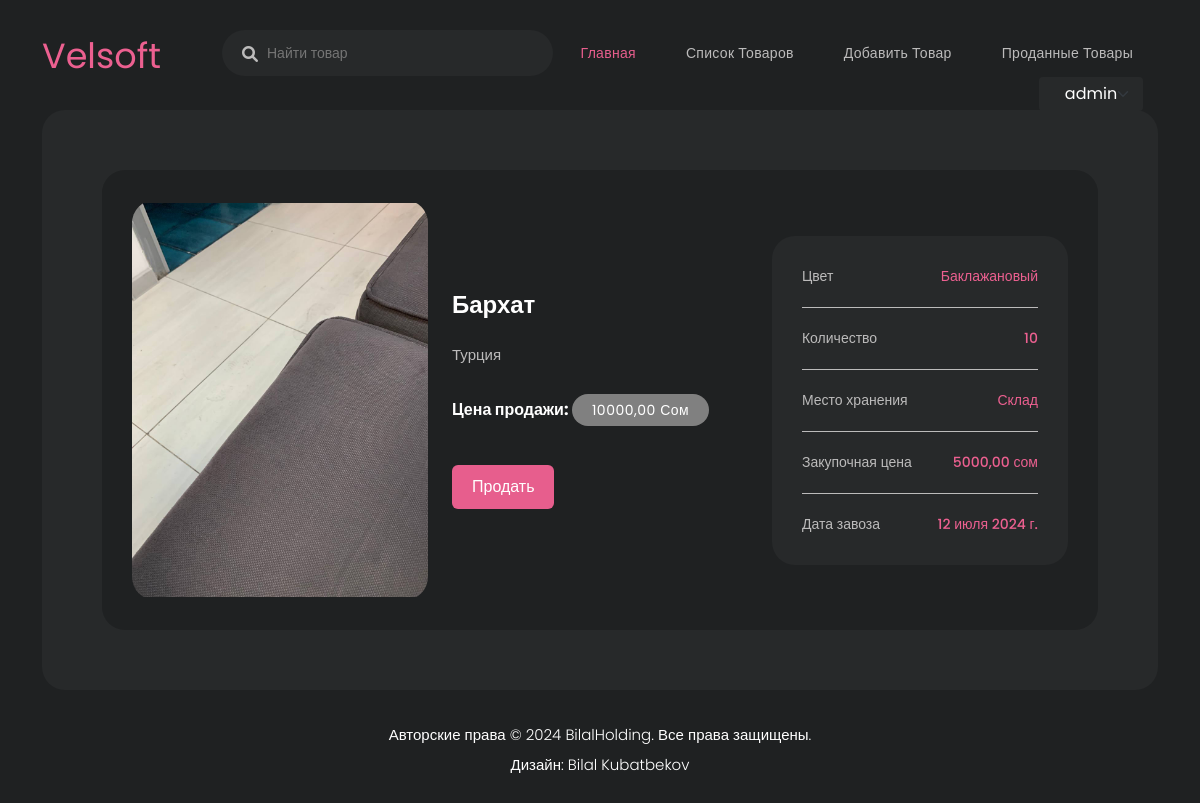
Page /product_detail/17/ (signed in) on the earlier database version.
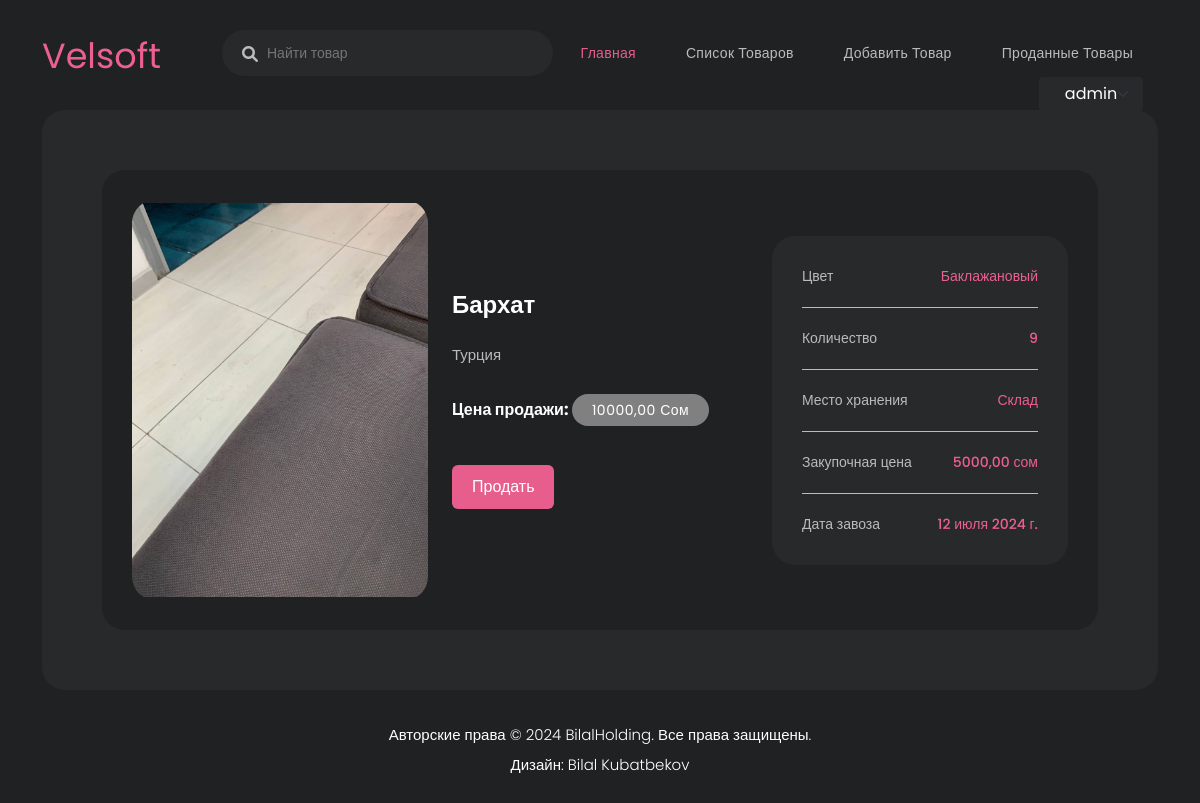
Same page on the later database version.
### product/models.py (models this page shows, shortened)
class Product(models.Model):
    title = models.CharField(
        max_length=223,
        verbose_name='Название товара'
    )
    color = models.CharField(
        max_length=223,
        verbose_name='Цвет товара'
    )
    image = models.ImageField(
        upload_to='media/product_cover',
        verbose_name='Фото товара',
        blank=True,
        null=True,
        default='media/product_cover/default_photo.jpeg'
    )
    description = models.TextField(
        verbose_name='Описание товара',
        blank=True,
        null=True,
        help_text='Не обязательно'
    )
    quantity = models.PositiveSmallIntegerField(
        verbose_name='Количество товара'
    )
    purchase_price = models.DecimalField(
        max_digits=12,
        decimal_places=2,
        default=0.00,
        verbose_name='Закупочная цена товара (в количестве 1-ой штуки)'
    )
    storage_location = models.ForeignKey(
        StorageLocation,
        on_delete=models.PROTECT,
        verbose_name='Место хранения товара'
    )
    sale_price = models.DecimalField(
        max_digits=12,
        decimal_places=2,
        default=0.00,
        verbose_name='Цена продажи товара (в количестве 1-ой штуки)'
    )
    delivery_date = models.DateField(
        verbose_name='Дата завоза товара'
    )
    created_date = models.DateField(
        auto_now_add=True,
        verbose_name='Дата создания объекта'
    )
    class Meta:
        verbose_name = 'Товар'
        verbose_name_plural = 'Товары'

class StorageLocation(models.Model):
    title = models.CharField(
        max_length=223,
        verbose_name='Название'
    )
    def __str__(self):
        return self.title
    class Meta:
        verbose_name = 'Место хранения товара'
        verbose_name_plural = 'Место хранения товаров'

### product/views.py (the view)
# urls.py: path('product_detail/<int:pk>/', views.product_detail_view, name='detail'),
def product_detail_view(request, pk):
    product = get_object_or_404(Product, pk=pk)
    if request.method == 'POST':
        form = SoldProductForm(request.POST)
        if form.is_valid():
            sold_product_quantity = form.cleaned_data['quantity']
            sold_product_total = form.cleaned_data['total_price']
            product_quantity = product.quantity
            if sold_product_quantity > product_quantity:
                messages.error(request, "Недостаточно товара на складе.")
            elif sold_product_total <= 0:
                messages.error(request, 'Сумма продажи не может быть меньше или равна 0')
            else:
                sold_product = form.save(commit=False)
                sold_product.product = product
                product.quantity -= sold_product_quantity
                product.save()
                sold_product.save()
                messages.success(request, "Операция успешно выполнена.")
                return redirect('index')
        else:
            messages.error(request, 'Повторите попытку, убедитесь, что поля заполнены в правильном формате.')
    else:
        form = SoldProductForm()
    return render(
        request=request,
        template_name='product/product_detail.html',
        context={
            'product': product,
            'form': form
        }
    )

### product/forms.py
class SoldProductForm(forms.ModelForm):
    sale_date = forms.DateField(
        widget=forms.DateInput(attrs={'type': 'date'}),
        label="Дата продажи"
    )
    description = forms.CharField(
        widget=forms.Textarea(attrs={'placeholder': 'необязательно'}),
        label="Описание (необязательно)",
        required=False
    )
    class Meta:
        model = SoldProduct
        fields = (
            'quantity',
            'total_price',
            'sale_date',
            'description',
            'status'
        )

### product/templatetags/custom_filters.py (called while the page is built)
@register.filter(name='add_class')
def add_class(value, css_class):
    return value.as_widget(attrs={'class': css_class})

### product/templates/product/product_detail.html (shortened to what this page needs)
{% extends 'base.html' %}
{% load static %}
{% load custom_filters %}
{% block content %}
  <div class="container">
    <div class="row">
      <div class="col-lg-12">
        <div class="page-content">
          <div class="row">
            <div class="col-lg-12">
              <div class="main-profile ">
                <div class="row">
                  <div class="col-lg-4">
                    <img src="{{ product.image.url }}" alt="" style="border-radius: 23px;width: 100%; height: 400px; object-fit: contain;">
                  </div>
                  <div class="col-lg-4 align-self-center">
                      <div class="main-info header-text">
                          <h4>{{ product.title }}</h4>
                          <p style="color: #BCBBBB;">{{ product.description }}</p><br>
                          {% if request.user.is_authenticated %}
                            <h6>Цена продажи:  <span style="background-color: gray;">{{ product.sale_price }} сом</span></h6><br>
                          {% else %}
                            <h6><span style="background-color: gray;">Чтобы узнать цену, вам необходимо получить доступ.</span></h6><br>
                          {% endif %}
                          {% if request.user.is_authenticated %}
                            <button class="btn btn-danger my-custom-btn" id="myBtn">Продать</button>
                          {% endif %}
                      </div>
                  </div>
                  <div class="col-lg-4 align-self-center">
                    <ul>
                      <li style="color: #BCBBBB;">Цвет <span>{{ product.color }}</span></li>
                      {% if request.user.is_authenticated %}
                          <li style="color: #BCBBBB;">Количество <span>{{ product.quantity }}</span></li>
                          <li style="color: #BCBBBB;">Место хранения <span>{{ product.storage_location }}</span></li>
                          <li style="color: #BCBBBB;">Закупочная цена <span>{{ product.purchase_price }} сом</span></li>
                      {% endif %}
                      <li style="color: #BCBBBB;">Дата завоза <span>{{ product.delivery_date }}</span></li>
                    </ul>
                  </div>
                </div>
              </div>
            </div>
          </div>
        </div>
      </div>
    </div>
  </div>
{% endblock %}

Differences in the rows shown:
changed Product "Бархат": quantity "10" → "9"
